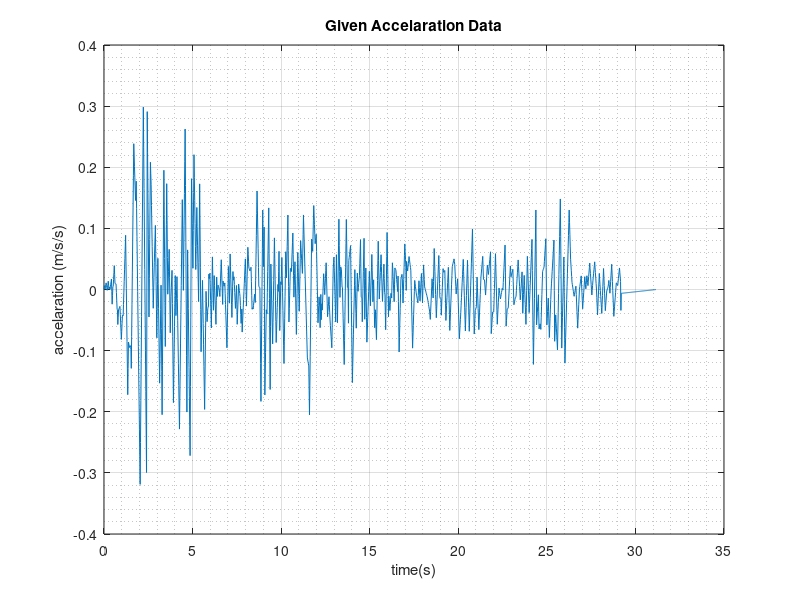

The MATLAB source for this figure: (Note: this script raises an error after producing the figure.)
clear all
close all
file = fopen('data.txt');
data = textscan(file,'%f %f');
fclose(file);
t = data{1,1};
f = data{1,2};
[m,n] = size(f);
figure1 = figure;
plot(t,f,'LineWidth',0.1);
grid on;
grid minor;
title('Given Accelaration Data');
xlabel('time(s)');
ylabel('accelaration (m/s/s)');
name1 = strcat(date,'_give_earthquake_data');
saveas(figure1,name1,'pdf');
%Material data for problem 1
material = [0,0.5;0,1;0,2;0.02,0.5;0.02,1;0.02,2;0.05,0.5;0.05,1;0.05,2];
% End of material data input

% 60 second conversion , this is an adjustment - should be corrected later
timeStep = t(2,1)-t(1,1);
q = 60/timeStep+1;
t = 0:timeStep:60;
t = t';
f = [f;zeros(q-m,1)];
[m,n] = size(f);
% End

% Initial Conditions
x0 = 0;
v0 = 0;
response = zeros(q,27);
for i=1:9
    response(:,3*i-2:3*i) = newmarks(1,-9.81*f,t,material(i,1),(2*pi()/material(i,2)),x0,v0);
    response(:,3*i) = response(q,3*i)+9.81*f;
    figure2 = figure;
    subplot(3,1,1)
    titleDisp = strcat('Relative displacement SDF of damping = ',num2str(material(i,1)),' Natural Period = ',num2str(material(i,2)),'s'); 
    titleVel = strcat('Relative velocity SDF of damping = ',num2str(material(i,1)),' Natural Period = ',num2str(material(i,2)),'s');
    titleAcc = strcat('Absolute accelaration of damping = ',num2str(material(i,1)),' Natural Period = ',num2str(material(i,2)),'s');
    plot(t,response(:,3*(i-1)+1),'LineWidth',0.1);
    
    temp1 = abs(response(:,3*(i-1)+1));
    [l,z] = max(temp1);
    qq = response(z,3*(i-1)+1);
    xx = (z-1)*timeStep;
    strmax = num2str(qq);
    text(xx,qq,strmax,'BackgroundColor',[.7 .9 .7],'HorizontalAlignment','left','VerticalAlignment','top');
    
    grid on;
    grid minor;
    title(titleDisp);
    xlabel('time(s)');
    ylabel('displacement(m)');
    subplot(3,1,2);
    plot(t,response(:,3*(i-1)+2),'LineWidth',0.1);
        
    temp1 = abs(response(:,3*(i-1)+2));
    [l,z] = max(temp1);
    qq = response(z,3*(i-1)+2);
    xx = (z-1)*timeStep;
    strmax = num2str(qq);
    text(xx,qq,strmax,'BackgroundColor',[.7 .9 .7],'HorizontalAlignment','left','VerticalAlignment','top');
    
    grid on;
    grid minor;
    title(titleVel);
    xlabel('time(s)');
    ylabel('velocity(m/s)');
    subplot(3,1,3);
    plot(t,response(:,3*i),'LineWidth',0.1);
        
    temp1 = abs(response(:,3*i));
    [l,z] = max(temp1);
    qq = response(z,3*i);
    xx = (z-1)*timeStep;
    strmax = num2str(qq);
    text(xx,qq,strmax,'BackgroundColor',[.7 .9 .7],'HorizontalAlignment','left','VerticalAlignment','top');
    
    grid on;
    grid minor;
    title(titleAcc);
    xlabel('time(s)');
    ylabel('accelaration(m/s/s)');
    name2 = strcat(date,'-','Response_of_SDF_Problem_1_',num2str(i));
    saveas(figure2,name2,'pdf');
end

%damping = input('Enter the value of damping in percentage =');
%damping = damping*0.01;
damping = 0.05;
response2 = zeros(m,3);
number = (5/0.001)+1;
spectrum = zeros(number,5);
for j = 1:number
    time = (j-1)*0.001;
    response2 = newmarks(1,-9.81*f,t,damping,(2*pi()/time),x0,v0);
    response2(:,3) = response2(:,3)+9.81*f;
    response2 = abs(response2);
    spectrum(j,1) = max(response2(:,1));
    spectrum(j,2) = max(response2(:,2));
    spectrum(j,3) = max(response2(:,3));
    spectrum(j,4) = spectrum(j,1)*(2*pi()/time);
    spectrum(j,5) = spectrum(j,1)*(2*pi()/(time+0.000001))*(2*pi()/(time+0.0000001));
end
tt = 0:0.001:5;
figure3 = figure;
plot(tt,spectrum(:,1));
grid on;
grid minor;
xlabel('time(s)');
ylabel('Spectral Displacement(SD)');
title('Spectral Displacement');
name3 = strcat(date,'Spectral_Displacement');
saveas(figure3,name3,'pdf');

figure4 = figure;
plot(tt,spectrum(:,2));
grid on;
grid minor;
xlabel('time(s)');
ylabel('Spectral Velociy(SV)');
title('Spectral Velocity');
name4 = strcat(date,'Spectral_Velocity(SV)');
saveas(figure4,name4,'pdf');

figure5 = figure;
plot(tt,spectrum(:,3));
grid on;
grid minor;
xlabel('time(s)');
ylabel('Spectral Accelaration(SA)');
title('Spectral Accelaration');
name5 = strcat(date,'Spectral_Accelaration(SA)');
saveas(figure5,name5,'pdf');

figure6 = figure;
plot(tt,spectrum(:,4));
grid on;
grid minor;
xlabel('time(s)');
ylabel('Pseudo Spectral Velocity(PSV)');
title('Pseudo Spectral Velocity');
name6 = strcat(date,'Pseudo_Spectral_Velocity(PSV)');
saveas(figure6,name6,'pdf');

figure7 = figure;
plot(tt,spectrum(:,5));
grid on;
grid minor;
xlabel('time(s)');
ylabel('Pseudo Spectral Accelaration(SA)');
title('Pseudo Spectral Accelaration');
name7 = strcat(date,'Pseudo_Spectral_Accelaration(PSA)');
saveas(figure7,name7,'pdf');

name6 = strcat(date,'_Final_Result.txt');
FinalResult = [tt',spectrum];
dlmwrite(name6,FinalResult);
closseeee = input('Press enter or any key followe by enter to close and clear all the data','s');
display('All you''r datas will be saved as pdf file in your root folder with file name starts with date');
close all;
clear all;